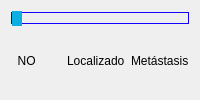
                    <widget class="QFrame" name="solidTumorFrame">
                     <property name="styleSheet">
                      <string notr="true">QFrame {
	border: none;
}
QSlider::groove:horizontal {
    border: 1px solid;
	border-color: rgb(17, 0, 255);
    height: 10px;
    margin: 0px;
}

QSlider::handle:horizontal {
    background-color: rgb(11, 175, 225);
    border: 1px solid;
	border-color: rgb(11, 175, 225);
    height: px;
    width: 8px;
	margin: -15px 0px;
}</string>
                     </property>
                     <property name="frameShape">
                      <enum>QFrame::StyledPanel</enum>
                     </property>
                     <property name="frameShadow">
                      <enum>QFrame::Raised</enum>
                     </property>
                     <layout class="QVBoxLayout" name="verticalLayout_80">
                      <item>
                       <layout class="QGridLayout" name="gridLayout_63">
                        <item row="1" column="1">
                         <widget class="QLabel" name="solidTumorLocatedLabel">
                          <property name="text">
                           <string>Localizado</string>
                          </property>
                         </widget>
                        </item>
                        <item row="1" column="0">
                         <widget class="QLabel" name="solidTumorNoLabel">
                          <property name="text">
                           <string>  NO  </string>
                          </property>
                         </widget>
                        </item>
                        <item row="1" column="2" alignment="Qt::AlignRight">
                         <widget class="QLabel" name="metastasisLabel">
                          <property name="text">
                           <string>Metástasis</string>
                          </property>
                         </widget>
                        </item>
                        <item row="0" column="0" colspan="3">
                         <widget class="QSlider" name="solidTumorHorizontalSlider">
                          <property name="maximum">
                           <number>2</number>
                          </property>
                          <property name="pageStep">
                           <number>1</number>
                          </property>
                          <property name="orientation">
                           <enum>Qt::Horizontal</enum>
                          </property>
                         </widget>
                        </item>
                       </layout>
                      </item>
                     </layout>
                    </widget>
